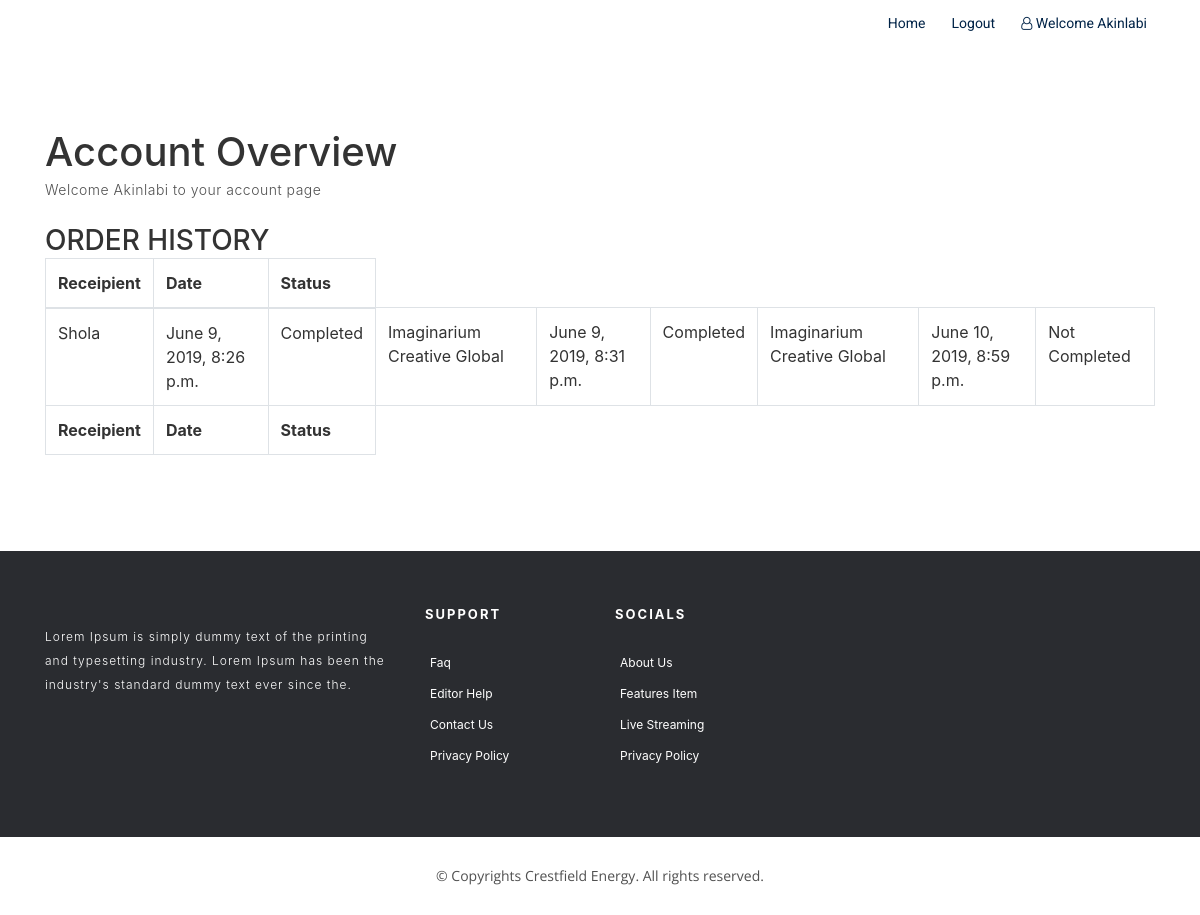
The app's page /profile/ (signed in) with its own data.
### diesel/models.py (models this page shows, shortened)
class Order(models.Model):
    quantity = models.IntegerField()
    sender = models.ForeignKey(User, on_delete=models.CASCADE)
    recipient_name = models.CharField(max_length=255)
    recipient_number = models.CharField(max_length=255)
    recipient_address = models.CharField(max_length=255)
    zone =models.CharField(max_length=8, choices=ZONE)
    order_date = models.DateTimeField(default=timezone.now)
    completed = models.BooleanField(default=False)

### account/views.py (the view)
# urls.py: path('profile/', views.profile, name='profile'),
@login_required
def profile(request):
    orders = Order.objects.filter(sender=request.user).all()
    return render(request, 'account/profile.html',{'orders':orders})

### account/templates/account/profile.html (shortened to what this page needs)
{% load static %}
<!DOCTYPE html>
<html lang="en">
<head>
  <link href=" {% static 'diesel/lib/bootstrap/css/bootstrap.min.css' %} " rel="stylesheet">
  <link href=" {% static 'diesel/lib/owlcarousel/assets/owl.carousel.min.css' %} " rel="stylesheet">
  <link href=" {% static 'diesel/lib/owlcarousel/assets/owl.theme.default.min.css' %} " rel="stylesheet">
  <link href=" {% static 'diesel/lib/font-awesome/css/font-awesome.min.css' %} " rel="stylesheet">
  <link href=" {% static 'diesel/lib/animate/animate.min.css' %} " rel="stylesheet">
  <link href=" {%  static 'diesel/lib/modal-video/css/modal-video.min.css' %} " rel="stylesheet">
  <link href=" {% static 'diesel/css/style.css' %} " rel="stylesheet">
</head>
<body>
  <header id="header" class="header header-hide">
    <div class="container">
      <nav id="nav-menu-container">
        <ul class="nav-menu">
          <li class="menu-active"><a href="{% url 'homepage' %}">Home</a></li>
          {% if user.is_authenticated %}
          <li class="menu-active"><a href=" {% url 'logout' %} "> Logout </a></li>
          <li class="menu-active"><a href="#">  <i class="fa fa-user-o fa-1x" ></i> Welcome {{user.username}} </a></li>
          {% else %}
          <li class="menu-active"><a href=" {% url 'register' %} ">  Sign Up </a></li>
          <li class="menu-active"><a href=" {% url 'login' %} ">  <i class="fa fa-sign-in fa-1x" ></i></a></li>
          {% endif %}
        </ul>
      </nav>
    </div>
  </header>
  <section class="padd-section wow fadeInUp">
        <div class="container ">
          <h1> Account Overview </h1>
          <p> Welcome {{user.username}} to your account page </p>
        </div>
        <div class="container">
          <h3> ORDER HISTORY </h3>
          <div class="table-responsive">
            <table
              class="table table-bordered"
              id="dataTable"
              width="100%"
              cellspacing="0"
            >
              <thead>
                <tr>
                        <th>Receipient </th>
                        <th> Date </th>
                        <th>Status</th>
                </tr>
              </thead>
              <tfoot>
                <tr>
                  <th>Receipient </th>
                  <th> Date </th>
                  <th>Status</th>
                </tr>
              </tfoot>
              <tbody>
                <tr>
                    {% for od in orders %}
                  <td> {{od.recipient_name}} </td>
                  <td> {{od.order_date}} </td>
                  {% if od.completed %}
                  <td> Completed </td>
                  {% else %}
                  <td>Not Completed </td>
                  {% endif %}
                  {% endfor %}
                </tr>
              </tbody>
            </table>
          </div>
        </div>
      </section>
  <footer class="footer">
    <div class="container">
      <div class="row">
        <div class="col-md-12 col-lg-4">
          <div class="footer-logo">
            <p>Lorem Ipsum is simply dummy text of the printing and typesetting industry. Lorem Ipsum has been the industry's standard dummy text ever since the.</p>
          </div>
        </div>
        <div class="col-sm-6 col-md-4 col-lg-2">
          <div class="list-menu">
            <h4>Support</h4>
            <ul class="list-unstyled">
              <li><a href="#">faq</a></li>
              <li><a href="#">Editor help</a></li>
              <li><a href="#">Contact us</a></li>
              <li><a href="#">Privacy Policy</a></li>
            </ul>
          </div>
        </div>
        <div class="col-sm-6 col-md-4 col-lg-2">
          <div class="list-menu">
            <h4>Socials </h4>
            <ul class="list-unstyled">
              <li><a href="#">About us</a></li>
              <li><a href="#">Features item</a></li>
              <li><a href="#">Live streaming</a></li>
              <li><a href="#">Privacy Policy</a></li>
            </ul>
          </div>
        </div>
      </div>
    </div>
    <div class="copyrights">
      <div class="container">
        <p>&copy; Copyrights Crestfield Energy. All rights reserved.</p>
      </div>
    </div>
  </footer>
</body>
</html>

### diesel/static/diesel/css/style.css (style rules this page uses)
body { background-color: #fff; color: #333; }
h1, h2, h3, h4, h5, h6 { margin: 0; }
h4 { color: #000; font-size: 13px; font-weight: 700; letter-spacing: 2px; text-transform: uppercase; line-height: 2; }
a { letter-spacing: 2px; text-decoration: none; }
ul { letter-spacing: 1px; }
li { color: #626262; font-size: 13px; font-weight: 400; letter-spacing: 2px; line-height: 30px; text-transform: capitalize; }
p { color: #505050; font-size: 14px; font-weight: 300; letter-spacing: 0.5px; line-height: 2; margin-bottom: 20px; }
.fa { font-size: 13px; }
#header { background: #fff; left: 0; top: 0; right: 0; height: 48px; z-index: 3; }
.nav-menu, .nav-menu * { margin: 0; padding: 0; list-style: none; }
.nav-menu li { position: relative; white-space: nowrap; }
.nav-menu > li { float: left; }
#nav-menu-container { float: right; margin: 0 0 0 0; }
.nav-menu a { padding: 8px 8px; text-decoration: none; display: inline-block; color: #555; font-family: "Roboto", sans-serif; font-weight: 400; font-size: 14px; outline: none; letter-spacing: 0; transition: 0.3s; }
.nav-menu li:hover > a, .nav-menu > .menu-active > a { color: #002347; }
.nav-menu > li { margin-left: 10px; }
#mobile-nav { position: fixed; top: 0; padding-top: 18px; bottom: 0; z-index: 998; background: rgba(52, 59, 64, 0.9); left: -260px; width: 260px; overflow-y: auto; transition: 0.4s; }
#mobile-nav ul { padding: 0; margin: 0; list-style: none; }
#mobile-nav ul li { position: relative; }
#mobile-nav ul li a { color: #fff; font-size: 14px; overflow: hidden; padding: 6px 22px 6px 15px; position: relative; text-decoration: none; width: 100%; display: block; outline: none; letter-spacing: 0; }
.padd-section { padding-bottom: 80px; padding-top: 80px; }
.footer { background: #2a2c30; padding-top: 50px; }
.footer .footer-logo p { color: #fff; font-size: 12px; letter-spacing: 1px; }
.footer .list-menu > h4 { color: #fff; padding-bottom: 20px; }
.footer .list-menu ul li a { color: #fff; font-size: 12px; padding-left: 5px; text-decoration: none; letter-spacing: 0; }
.footer .copyrights { background: #fff; margin-top: 50px; text-align: center; padding: 25px; }
.footer .copyrights p, .footer .copyrights .credits { margin: 0; padding: 0; font-family: "Open Sans", sans-serif; font-weight: normal; font-size: 14px; letter-spacing: 0; }

### records on screen
Order: recipient_name "Shola", order_date "June 9, 2019, 8:26 p.m.", completed "Completed"
Order: recipient_name "Imaginarium Creative Global", order_date "June 9, 2019, 8:31 p.m.", completed "Completed"
Order: recipient_name "Imaginarium Creative Global", order_date "June 10, 2019, 8:59 p.m.", completed "Not Completed"

### other values on screen
{{ user.username }} "Akinlabi"
